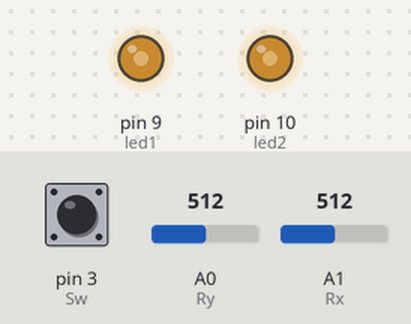
Recording of a sketch running on a simulated Arduino Uno, built with avr-gcc and run on an emulated ATmega328P. Shown: output pins drawn as LEDs (lit = HIGH). The inputs (shaded band) are chosen by the test bench; at power-on: pin 3 (Sw) HIGH, A0 (Ry) = 512, A1 (Rx) = 512. What the sketch prints to the serial monitor is not drawn.

Above: at 1.2 s.
1.3 s: pin 3 (Sw) pulled LOW for 0.15 s
At 1.63 s:
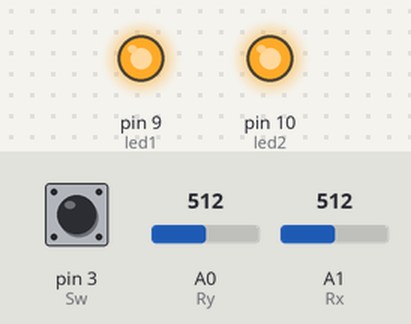
3.5 s: A0 (Ry) set to 306
At 4.4 s:
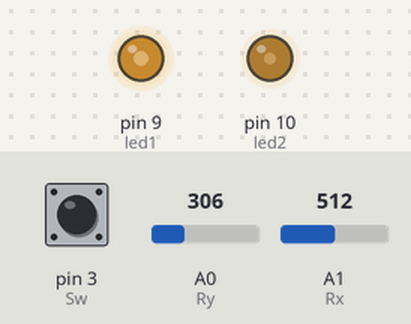
5.0 s: A1 (Rx) set to 306
At 5.5 s:
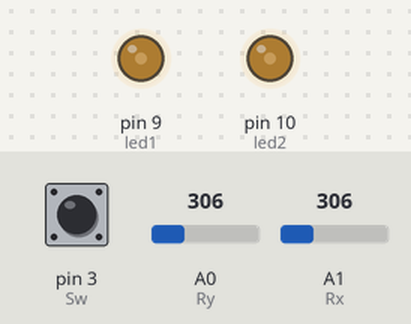
6.5 s: pin 3 (Sw) pulled LOW for 1 s
At 8.8 s:
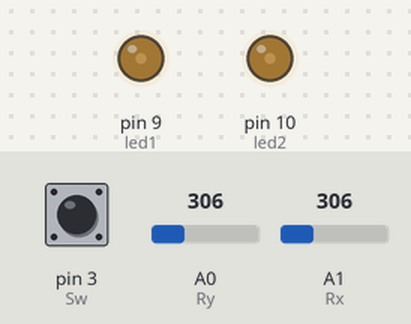
10.5 s: A0 (Ry) set to 900
13.5 s: A0 (Ry) set to 0
Timing chart, 0 to 17.5 s (numbered marks = the images above; inputs shaded):
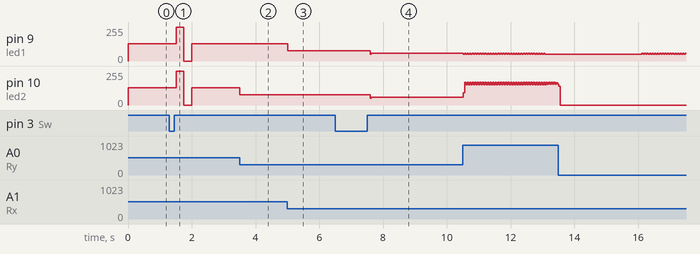

The sketch:

joystick_fun_cu_leds.ino
```cpp
int led1=9;
int led2=10;
int Rx=A1;
int Ry=A0;
int Sw=3;
int counter=1;
int buttonState=0;
int lastbuttonState=0;
int MappedRx;
int MappedRy;
void setup() {
 pinMode(led1,OUTPUT);
 pinMode(led2,OUTPUT);
 pinMode(Sw,INPUT_PULLUP);
 pinMode(led1,OUTPUT);
 pinMode(Rx,INPUT);
 pinMode(Ry,INPUT);
 Serial.begin(9600);

}

void loop() {
  buttonState=digitalRead(Sw);

  //Serial.println(buttonState);
  Serial.println (" ");
  Rx=analogRead(A1);
  Ry=analogRead(A0);
  //Serial.println(Rx);
  //Serial.println(" ");
  //Serial.println(Ry);
  //Serial.print(" ");
  MappedRx=map(Rx,0,990,0,255);
  MappedRy=map(Ry,0,990,0,255);
  //Serial.println ("this is Mapped ");
  //Serial.println (" ");
  //Serial.println(MappedRx);
  //Serial.println (" ");
  //Serial.println ("this is Mapped ");
  //Serial.println (" ");
  //Serial.println(MappedRy);
  //Serial.println (" ");
  //Serial.println ("n/ ");
  //pt vizualizare si reparare

  analogWrite(led1,MappedRx);
  analogWrite(led2,MappedRy);
  if ( buttonState !=lastbuttonState) {
     if (buttonState==HIGH){
      counter++;
     }
     delay(50);
  }
  lastbuttonState=buttonState;
  if(counter>=3) {
    Serial.println("merge");
    counter=0;
    analogWrite(led1,255);
    analogWrite(led2,255);
    delay(250);
     analogWrite(led1,0);
     analogWrite(led2,0);
     delay(250);
  }
  else if (counter==1){
    Serial.println("inchis");
     analogWrite(led1,0);
     analogWrite(led2,0);
  }

}
```

Measured:
- after the input at 1.3 s, pin 9 (led1), pin 10 (led2): 131/255 → 255/255 after 0.21 s, → 0/255 0.25 s later, → 131/255 0.25 s later
- after the input at 3.5 s, pin 10 (led2): 131/255 → 78/255 at once
- after the input at 5.0 s, pin 9 (led1): 131/255 → 78/255 at once
- after the input at 6.5 s, pin 9 (led1), pin 10 (led2): 78/255 → 57/255 after 1.1 s
